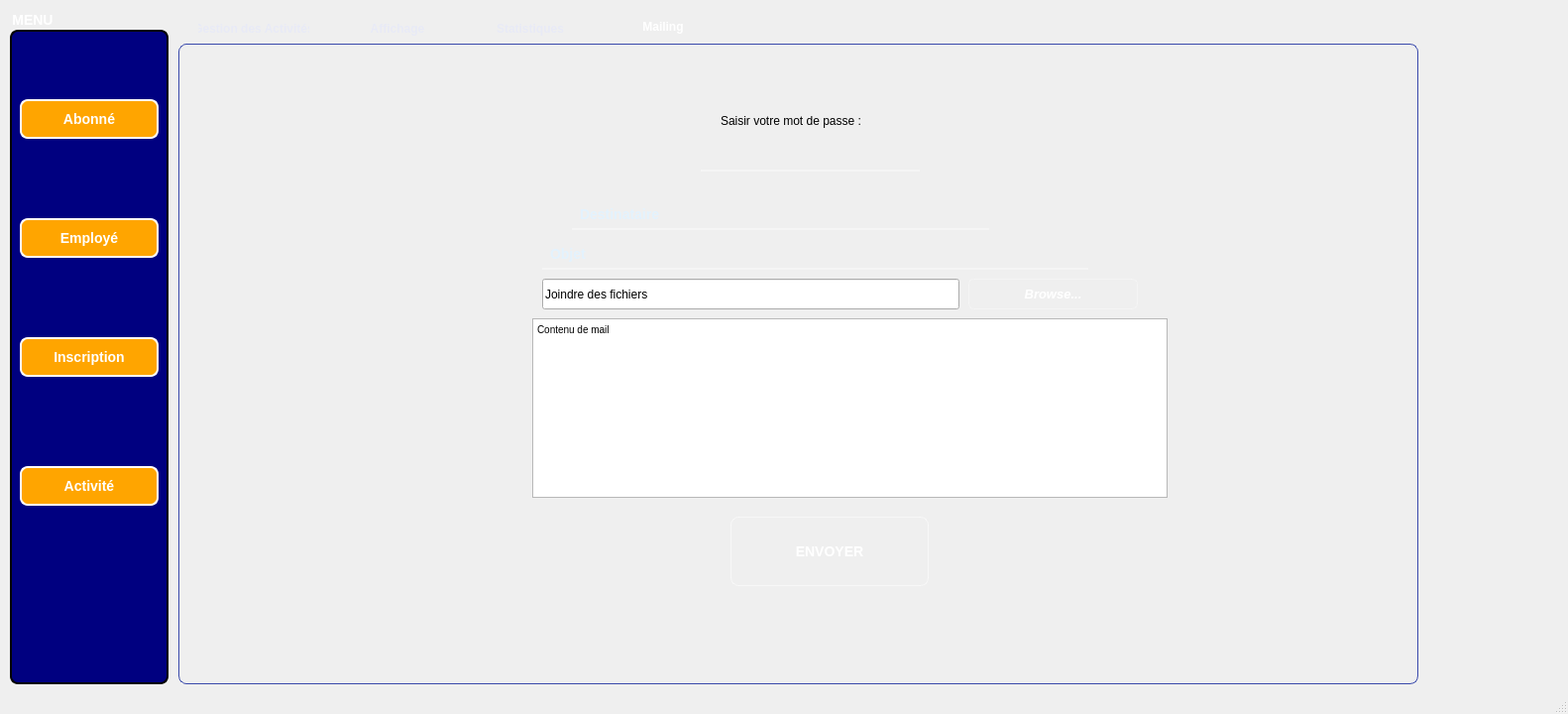
<?xml version="1.0" encoding="UTF-8"?>
<ui version="4.0">
 <class>MainWindow</class>
 <widget class="QMainWindow" name="MainWindow">
  <property name="geometry">
   <rect>
    <x>0</x>
    <y>0</y>
    <width>1582</width>
    <height>720</height>
   </rect>
  </property>
  <property name="windowTitle">
   <string>Gestion - Application</string>
  </property>
  <widget class="QWidget" name="centralwidget">
   <widget class="QGroupBox" name="groupBox_menu">
    <property name="geometry">
     <rect>
      <x>10</x>
      <y>10</y>
      <width>160</width>
      <height>680</height>
     </rect>
    </property>
    <property name="styleSheet">
     <string notr="true">QGroupBox {
background-color: rgb(0, 0, 128);
border: 2px solid black;
border-radius: 8px;
margin-top: 20px;
color: white;
font-weight: bold;
font-size: 14px;
}
QPushButton {
    background-color: orange;
    color: white;
    border: 2px solid white;
    border-radius: 8px;
    padding: 8px 20px;
    font-size: 14px;
    font-weight: bold;
}
</string>
    </property>
    <property name="title">
     <string>MENU</string>
    </property>
    <widget class="QPushButton" name="pushButton_abonne">
     <property name="geometry">
      <rect>
       <x>10</x>
       <y>90</y>
       <width>140</width>
       <height>40</height>
      </rect>
     </property>
     <property name="text">
      <string>Abonné</string>
     </property>
    </widget>
    <widget class="QPushButton" name="pushButton_employe">
     <property name="geometry">
      <rect>
       <x>10</x>
       <y>210</y>
       <width>140</width>
       <height>40</height>
      </rect>
     </property>
     <property name="text">
      <string>Employé</string>
     </property>
    </widget>
    <widget class="QPushButton" name="pushButton_inscription_menu">
     <property name="geometry">
      <rect>
       <x>10</x>
       <y>330</y>
       <width>140</width>
       <height>40</height>
      </rect>
     </property>
     <property name="text">
      <string>Inscription</string>
     </property>
    </widget>
    <widget class="QPushButton" name="pushButton_activite">
     <property name="geometry">
      <rect>
       <x>10</x>
       <y>460</y>
       <width>140</width>
       <height>40</height>
      </rect>
     </property>
     <property name="text">
      <string>Activité</string>
     </property>
    </widget>
   </widget>
   <widget class="QTabWidget" name="tabWidget_main">
    <property name="geometry">
     <rect>
      <x>180</x>
      <y>10</y>
      <width>1251</width>
      <height>680</height>
     </rect>
    </property>
    <property name="styleSheet">
     <string notr="true">QTabWidget::pane {
    border: 1px solid #3949ab;
    background: qlineargradient(
        spread:pad,
        x1:0, y1:0, x2:1, y2:1,
        stop:0 #283593,
        stop:1 #7b1fa2
    );
    border-radius: 8px;
    padding: 6px;
}

QTabBar::tab {
    background: qlineargradient(
        spread:pad,
        x1:0, y1:0, x2:1, y2:0,
        stop:0 #3949ab,
        stop:1 #5e35b1
    );
    color: #e8eaf6;
    padding: 8px 20px;
    border-top-left-radius: 6px;
    border-top-right-radius: 6px;
    margin-right: 4px;
    font-weight: 600;
    min-width: 90px;
}

QTabBar::tab:selected {
    background: qlineargradient(
        spread:pad,
        x1:0, y1:0, x2:1, y2:0,
        stop:0 #5e35b1,
        stop:1 #7e57c2
    );
    color: white;
}

QTabBar::tab:hover {
    background: qlineargradient(
        spread:pad,
        x1:0, y1:0, x2:1, y2:0,
        stop:0 #536dfe,
        stop:1 #7c4dff
    );
    color: white;
}

QTabBar::tab:!selected {
    margin-top: 4px;
}</string>
    </property>
    <property name="currentIndex">
     <number>3</number>
    </property>
    <widget class="QWidget" name="tab_activites">
     <attribute name="title">
      <string>Gestion des Activités</string>
     </attribute>
     <widget class="QGroupBox" name="groupBox_form">
      <property name="geometry">
       <rect>
        <x>10</x>
        <y>9</y>
        <width>1221</width>
        <height>641</height>
       </rect>
      </property>
      <property name="font">
       <font>
        <family>Sitka</family>
        <pointsize>-1</pointsize>
        <bold>true</bold>
       </font>
      </property>
      <property name="styleSheet">
       <string notr="true">QGroupBox {
    background: qlineargradient(
        spread:pad, 
        x1:0, y1:0, x2:1, y2:1,
        stop:0 #4facfe,
        stop:1 #00f2fe
    );
    border: 1.8px solid #1a73e8;
    border-radius: 10px;
    margin-top: 25px;
    
    color: white;
    font-weight: bold;
    font-size: 15px;

    padding: 10px;
}

QGroupBox::title {
    subcontrol-origin: margin;
    subcontrol-position: top center;

    padding: 4px 12px;
    border-radius: 8px;

    background: qlineargradient(
        spread:pad, 
        x1:0, y1:0, x2:1, y2:0,
        stop:0 #2196f3,
        stop:1 #21cbf3
    );
    color: white;

    border: 1px solid rgba(255,255,255,0.4);
}

/* Icône dans le titre (depuis Imgur) */
QGroupBox::title {
    padding-left: 26px;
    background-image: url(&quot;https://i.imgur.com/4AiXzf8.png&quot;);
    background-repeat: no-repeat;
    background-position: 6px center;
}</string>
      </property>
      <property name="title">
       <string>Gestion des Activités</string>
      </property>
      <widget class="QLabel" name="label_idActivite">
       <property name="geometry">
        <rect>
         <x>40</x>
         <y>70</y>
         <width>151</width>
         <height>31</height>
        </rect>
       </property>
       <property name="styleSheet">
        <string notr="true">QLabel {
	font: 12pt &quot;Segoe UI&quot;;
    color: #e3f2fd;
    font-size: 15px;
	font: 600 9pt &quot;Segoe UI&quot;;
}

QLabel[role=&quot;title&quot;],
QLabel#titleLabel {
    font-size: 20px;
    font-weight: bold;
    color: white;
}

QLabel#errorLabel {
    color: #ff5252;
    font-weight: bold;
}</string>
       </property>
       <property name="text">
        <string>ID Activité</string>
       </property>
      </widget>
      <widget class="QLineEdit" name="lineEdit_idActivite">
       <property name="geometry">
        <rect>
         <x>200</x>
         <y>70</y>
         <width>180</width>
         <height>30</height>
        </rect>
       </property>
       <property name="styleSheet">
        <string notr="true">QLineEdit {
    background: rgba(255, 255, 255, 0.9);
    color: #0f172a;
    border-radius: 6px;
    border: 1px solid #90caf9;
    padding: 4px 8px;
    font-size: 13px;
}

QLineEdit:focus {
    border: 1px solid #1e88e5;
    background: #f5fbff;
}

QLineEdit:disabled {
    background: #e0e0e0;
    color: #757575;
    border: 1px solid #bdbdbd;
}</string>
       </property>
      </widget>
      <widget class="QLabel" name="label_nom">
       <property name="geometry">
        <rect>
         <x>40</x>
         <y>110</y>
         <width>150</width>
         <height>30</height>
        </rect>
       </property>
       <property name="styleSheet">
        <string notr="true">QLabel {
	font: 12pt &quot;Segoe UI&quot;;
    color: #e3f2fd;
    font-size: 15px;
	font: 600 9pt &quot;Segoe UI&quot;;
}

QLabel[role=&quot;title&quot;],
QLabel#titleLabel {
    font-size: 20px;
    font-weight: bold;
    color: white;
}

QLabel#errorLabel {
    color: #ff5252;
    font-weight: bold;
}</string>
       </property>
       <property name="text">
        <string>Nom</string>
       </property>
      </widget>
      <widget class="QLineEdit" name="lineEdit_nom">
       <property name="geometry">
        <rect>
         <x>200</x>
         <y>110</y>
         <width>180</width>
         <height>30</height>
        </rect>
       </property>
       <property name="styleSheet">
        <string notr="true">QLineEdit {
    background: rgba(255, 255, 255, 0.9);
    color: #0f172a;
    border-radius: 6px;
    border: 1px solid #90caf9;
    padding: 4px 8px;
    font-size: 13px;
}

QLineEdit:focus {
    border: 1px solid #1e88e5;
    background: #f5fbff;
}

QLineEdit:disabled {
    background: #e0e0e0;
    color: #757575;
    border: 1px solid #bdbdbd;
}</string>
       </property>
      </widget>
      <widget class="QLabel" name="label_description">
       <property name="geometry">
        <rect>
         <x>40</x>
         <y>160</y>
         <width>150</width>
         <height>30</height>
        </rect>
       </property>
       <property name="styleSheet">
        <string notr="true">QLabel {
	font: 12pt &quot;Segoe UI&quot;;
    color: #e3f2fd;
    font-size: 15px;
	font: 600 9pt &quot;Segoe UI&quot;;
}

QLabel[role=&quot;title&quot;],
QLabel#titleLabel {
    font-size: 20px;
    font-weight: bold;
    color: white;
}

QLabel#errorLabel {
    color: #ff5252;
    font-weight: bold;
}</string>
       </property>
       <property name="text">
        <string>Description</string>
       </property>
      </widget>
      <widget class="QTextEdit" name="textEdit_description">
       <property name="geometry">
        <rect>
         <x>200</x>
         <y>150</y>
         <width>221</width>
         <height>71</height>
        </rect>
       </property>
       <property name="styleSheet">
        <string notr="true">color: rgb(255, 255, 255);
background-color: rgb(255, 255, 255);</string>
       </property>
      </widget>
      <widget class="QLabel" name="label_duree">
       <property name="geometry">
        <rect>
         <x>40</x>
         <y>240</y>
         <width>150</width>
         <height>30</height>
        </rect>
       </property>
       <property name="styleSheet">
        <string notr="true">QLabel {
	font: 12pt &quot;Segoe UI&quot;;
    color: #e3f2fd;
    font-size: 15px;
	font: 600 9pt &quot;Segoe UI&quot;;
}

QLabel[role=&quot;title&quot;],
QLabel#titleLabel {
    font-size: 20px;
    font-weight: bold;
    color: white;
}

QLabel#errorLabel {
    color: #ff5252;
    font-weight: bold;
}</string>
       </property>
       <property name="text">
        <string>Durée séance</string>
       </property>
      </widget>
      <widget class="QLineEdit" name="lineEdit_duree">
       <property name="geometry">
        <rect>
         <x>200</x>
         <y>240</y>
         <width>180</width>
         <height>30</height>
        </rect>
       </property>
       <property name="styleSheet">
        <string notr="true">QLineEdit {
    background: rgba(255, 255, 255, 0.9);
    color: #0f172a;
    border-radius: 6px;
    border: 1px solid #90caf9;
    padding: 4px 8px;
    font-size: 13px;
}

QLineEdit:focus {
    border: 1px solid #1e88e5;
    background: #f5fbff;
}

QLineEdit:disabled {
    background: #e0e0e0;
    color: #757575;
    border: 1px solid #bdbdbd;
}</string>
       </property>
      </widget>
      <widget class="QLabel" name="label_lieu">
       <property name="geometry">
        <rect>
         <x>40</x>
         <y>290</y>
         <width>150</width>
         <height>30</height>
        </rect>
       </property>
       <property name="styleSheet">
        <string notr="true">QLabel {
	font: 12pt &quot;Segoe UI&quot;;
    color: #e3f2fd;
    font-size: 15px;
	font: 600 9pt &quot;Segoe UI&quot;;
}

QLabel[role=&quot;title&quot;],
QLabel#titleLabel {
    font-size: 20px;
    font-weight: bold;
    color: white;
}

QLabel#errorLabel {
    color: #ff5252;
    font-weight: bold;
}</string>
       </property>
       <property name="text">
        <string>Lieu</string>
       </property>
      </widget>
      <widget class="QLineEdit" name="lineEdit_lieu">
       <property name="geometry">
        <rect>
         <x>200</x>
         <y>290</y>
         <width>180</width>
         <height>30</height>
        </rect>
       </property>
       <property name="styleSheet">
        <string notr="true">QLineEdit {
    background: rgba(255, 255, 255, 0.9);
    color: #0f172a;
    border-radius: 6px;
    border: 1px solid #90caf9;
    padding: 4px 8px;
    font-size: 13px;
}

QLineEdit:focus {
    border: 1px solid #1e88e5;
    background: #f5fbff;
}

QLineEdit:disabled {
    background: #e0e0e0;
    color: #757575;
    border: 1px solid #bdbdbd;
}</string>
       </property>
      </widget>
      <widget class="QLabel" name="label_nbmax">
       <property name="geometry">
        <rect>
         <x>40</x>
         <y>330</y>
         <width>180</width>
         <height>30</height>
        </rect>
       </property>
       <property name="styleSheet">
        <string notr="true">QLabel {
	font: 12pt &quot;Segoe UI&quot;;
    color: #e3f2fd;
    font-size: 15px;
	font: 600 9pt &quot;Segoe UI&quot;;
}

QLabel[role=&quot;title&quot;],
QLabel#titleLabel {
    font-size: 20px;
    font-weight: bold;
    color: white;
}

QLabel#errorLabel {
    color: #ff5252;
    font-weight: bold;
}</string>
       </property>
       <property name="text">
        <string>Nb participants max</string>
       </property>
      </widget>
      <widget class="QLineEdit" name="lineEdit_nbmax">
       <property name="geometry">
        <rect>
         <x>200</x>
         <y>340</y>
         <width>180</width>
         <height>30</height>
        </rect>
       </property>
       <property name="styleSheet">
        <string notr="true">QLineEdit {
    background: rgba(255, 255, 255, 0.9);
    color: #0f172a;
    border-radius: 6px;
    border: 1px solid #90caf9;
    padding: 4px 8px;
    font-size: 13px;
}

QLineEdit:focus {
    border: 1px solid #1e88e5;
    background: #f5fbff;
}

QLineEdit:disabled {
    background: #e0e0e0;
    color: #757575;
    border: 1px solid #bdbdbd;
}</string>
       </property>
      </widget>
      <widget class="QLabel" name="label_responsable">
       <property name="geometry">
        <rect>
         <x>40</x>
         <y>390</y>
         <width>150</width>
         <height>30</height>
        </rect>
       </property>
       <property name="font">
        <font>
         <family>Segoe UI</family>
         <pointsize>9</pointsize>
         <italic>false</italic>
         <fontweight>DemiBold</fontweight>
        </font>
       </property>
       <property name="styleSheet">
        <string notr="true">QLabel {
	font: 12pt &quot;Segoe UI&quot;;
    color: #e3f2fd;
    font-size: 15px;
	font: 600 9pt &quot;Segoe UI&quot;;
}

QLabel[role=&quot;title&quot;],
QLabel#titleLabel {
    font-size: 20px;
    font-weight: bold;
    color: white;
}

QLabel#errorLabel {
    color: #ff5252;
    font-weight: bold;
}</string>
       </property>
       <property name="text">
        <string>Responsable</string>
       </property>
      </widget>
      <widget class="QLineEdit" name="lineEdit_responsable">
       <property name="geometry">
        <rect>
         <x>200</x>
         <y>390</y>
         <width>180</width>
         <height>30</height>
        </rect>
       </property>
       <property name="styleSheet">
        <string notr="true">QLineEdit {
    background: rgba(255, 255, 255, 0.9);
    color: #0f172a;
    border-radius: 6px;
    border: 1px solid #90caf9;
    padding: 4px 8px;
    font-size: 13px;
}

QLineEdit:focus {
    border: 1px solid #1e88e5;
    background: #f5fbff;
}

QLineEdit:disabled {
    background: #e0e0e0;
    color: #757575;
    border: 1px solid #bdbdbd;
}</string>
       </property>
      </widget>
      <widget class="QPushButton" name="pushButton_ajouter">
       <property name="geometry">
        <rect>
         <x>40</x>
         <y>470</y>
         <width>140</width>
         <height>40</height>
        </rect>
       </property>
       <property name="styleSheet">
        <string notr="true">QPushButton {
    background: qlineargradient(
        spread:pad,
        x1:0, y1:0, x2:1, y2:1,
        stop:0 #1e88e5,
        stop:1 #26c6da
    );
    color: white;
    border-radius: 8px;
    border: 1px solid rgba(255, 255, 255, 0.5);
    padding: 6px 14px;
    font-size: 14px;
    font-weight: bold;
}

QPushButton:hover {
    background: qlineargradient(
        spread:pad,
        x1:0, y1:0, x2:1, y2:1,
        stop:0 #42a5f5,
        stop:1 #4dd0e1
    );
    border: 1px solid #ffffff;
}

QPushButton:pressed {
    background: qlineargradient(
        spread:pad,
        x1:1, y1:1, x2:0, y2:0,
        stop:0 #1565c0,
        stop:1 #00838f
    );
    padding-top: 7px;
    padding-bottom: 5px;
}

QPushButton:disabled {
    background: #90a4ae;
    color: #eceff1;
    border: 1px solid #b0bec5;
}</string>
       </property>
       <property name="text">
        <string>Ajouter</string>
       </property>
      </widget>
      <widget class="QPushButton" name="pushButton_modifier">
       <property name="geometry">
        <rect>
         <x>280</x>
         <y>470</y>
         <width>140</width>
         <height>40</height>
        </rect>
       </property>
       <property name="styleSheet">
        <string notr="true">QPushButton {
    background: qlineargradient(
        spread:pad,
        x1:0, y1:0, x2:1, y2:1,
        stop:0 #1e88e5,
        stop:1 #26c6da
    );
    color: white;
    border-radius: 8px;
    border: 1px solid rgba(255, 255, 255, 0.5);
    padding: 6px 14px;
    font-size: 14px;
    font-weight: bold;
}

QPushButton:hover {
    background: qlineargradient(
        spread:pad,
        x1:0, y1:0, x2:1, y2:1,
        stop:0 #42a5f5,
        stop:1 #4dd0e1
    );
    border: 1px solid #ffffff;
}

QPushButton:pressed {
    background: qlineargradient(
        spread:pad,
        x1:1, y1:1, x2:0, y2:0,
        stop:0 #1565c0,
        stop:1 #00838f
    );
    padding-top: 7px;
    padding-bottom: 5px;
}

QPushButton:disabled {
    background: #90a4ae;
    color: #eceff1;
    border: 1px solid #b0bec5;
}</string>
       </property>
       <property name="text">
        <string>Modifier</string>
       </property>
      </widget>
      <widget class="QPushButton" name="pushButton_generateQR">
       <property name="geometry">
        <rect>
         <x>660</x>
         <y>380</y>
         <width>380</width>
         <height>40</height>
        </rect>
       </property>
       <property name="styleSheet">
        <string notr="true">QPushButton {
    /* Style de base */
    background-color: #3498db;  /* Couleur de fond bleu */
    color: #ffffff;  /* Couleur du texte blanc */
    border-radius: 15px;  /* Bords arrondis avec un rayon de 15px */
    padding: 10px 20px;  /* Marges intérieures */
    font-family: 'Arial', sans-serif;  /* Police Arial */
    font-size: 16px;  /* Taille de la police */
    border: 2px solid #2980b9;  /* Bordure avec une couleur légèrement plus foncée */
    transition: all 0.3s ease;  /* Effet de transition lisse */
}

QPushButton:hover {
    /* Effet lors du survol */
    background-color: #2980b9;  /* Couleur de fond légèrement plus foncée */
    border: 2px solid #1f618d;  /* Couleur de la bordure encore plus foncée */
}

QPushButton:pressed {
    /* Effet lors du clic */
    background-color: #1f618d;  /* Couleur de fond encore plus foncée */
    border: 2px solid #154360;  /* Bordure très foncée */
    color: #ecf0f1;  /* Légère variation de la couleur du texte */
}

QPushButton:disabled {
    /* Style du bouton désactivé */
    background-color: #bdc3c7;  /* Couleur de fond gris clair */
    color: #7f8c8d;  /* Couleur du texte gris foncé */
    border: 2px solid #95a5a6;  /* Bordure gris foncé */
}

QPushButton {
    /* Ombre portée */
    box-shadow: 2px 2px 5px rgba(0, 0, 0, 0.3);  /* Légère ombre portée */
}
</string>
       </property>
       <property name="text">
        <string>Générer un QR Code</string>
       </property>
      </widget>
      <widget class="QLabel" name="qrcodecommande">
       <property name="geometry">
        <rect>
         <x>730</x>
         <y>120</y>
         <width>200</width>
         <height>200</height>
        </rect>
       </property>
       <property name="text">
        <string/>
       </property>
      </widget>
     </widget>
    </widget>
    <widget class="QWidget" name="tab">
     <attribute name="title">
      <string>Affichage</string>
     </attribute>
     <widget class="QGroupBox" name="groupBox_table">
      <property name="geometry">
       <rect>
        <x>0</x>
        <y>-21</y>
        <width>1241</width>
        <height>661</height>
       </rect>
      </property>
      <property name="styleSheet">
       <string notr="true">
QGroupBox {
    background: qlineargradient(
        spread:pad,
        x1:0, y1:0, x2:1, y2:1,
        stop:0 #0d47a1,   /* bleu profond */
        stop:1 #00acc1    /* cyan doux */
    );
    border: 1.5px solid #0b3c91;
    border-radius: 10px;
    margin-top: 22px;

    color: #e3f2fd;
    font-weight: 600;
    font-size: 14px;

    padding: 10px 12px;
}

QGroupBox::title {
    subcontrol-origin: margin;
    subcontrol-position: top left;  /* changement : titre aligné à gauche */
    padding: 3px 12px;

    background: transparent;        /* différent de la page ajout */
    color: #ffffff;
    border: none;
    border-bottom: 2px solid rgba(255, 255, 255, 0.5);
    border-radius: 0;
}</string>
      </property>
      <property name="title">
       <string>Liste des Activités</string>
      </property>
      <widget class="QLineEdit" name="lineEdit_search">
       <property name="geometry">
        <rect>
         <x>20</x>
         <y>30</y>
         <width>380</width>
         <height>32</height>
        </rect>
       </property>
       <property name="styleSheet">
        <string notr="true">

QLineEdit {
    background: transparent;                       /* plus de bloc blanc */
    border: none;
    border-bottom: 2px solid rgba(227, 242, 253, 0.7);
    border-radius: 0;
    padding: 2px 3px;
    color: #e3f2fd;
    font-size: 13px;
}

QLineEdit:focus {
    border-bottom: 2px solid #29b6f6;             /* bleu clair focus */
    background: rgba(255, 255, 255, 0.04);        /* très léger voile */
}

QLineEdit:disabled {
    border-bottom: 2px solid rgba(176, 190, 197, 0.7);
    color: #b0bec5;
    background: transparent;
}</string>
       </property>
       <property name="placeholderText">
        <string>Recherche par nom ou ID</string>
       </property>
      </widget>
      <widget class="QLabel" name="label_statsLabel">
       <property name="geometry">
        <rect>
         <x>1040</x>
         <y>40</y>
         <width>110</width>
         <height>20</height>
        </rect>
       </property>
       <property name="text">
        <string>Total activités</string>
       </property>
      </widget>
      <widget class="QLabel" name="label_statsValue">
       <property name="geometry">
        <rect>
         <x>1140</x>
         <y>40</y>
         <width>80</width>
         <height>30</height>
        </rect>
       </property>
       <property name="styleSheet">
        <string notr="true">font-size: 18px; font-weight: bold;</string>
       </property>
       <property name="text">
        <string>0</string>
       </property>
       <property name="alignment">
        <set>Qt::AlignmentFlag::AlignCenter</set>
       </property>
      </widget>
      <widget class="QTableView" name="tableView_activites">
       <property name="geometry">
        <rect>
         <x>20</x>
         <y>80</y>
         <width>1181</width>
         <height>470</height>
        </rect>
       </property>
      </widget>
      <widget class="QPushButton" name="pushButton_trier">
       <property name="geometry">
        <rect>
         <x>820</x>
         <y>30</y>
         <width>140</width>
         <height>40</height>
        </rect>
       </property>
       <property name="styleSheet">
        <string notr="true">QPushButton {
    background: qlineargradient(
        spread:pad,
        x1:0, y1:0, x2:1, y2:1,
        stop:0 #1565c0,   /* bleu foncé */
        stop:1 #00bcd4    /* cyan vif */
    );
    color: white;
    border-radius: 6px;
    border: 1px solid rgba(255, 255, 255, 0.35);
    padding: 5px 12px;
    font-size: 13px;
    font-weight: 600;
}

QPushButton:hover {
    background: qlineargradient(
        spread:pad,
        x1:0, y1:0, x2:1, y2:1,
        stop:0 #1e88e5,
        stop:1 #26c6da
    );
    border: 1px solid rgba(255, 255, 255, 0.7);
}

QPushButton:pressed {
    background: qlineargradient(
        spread:pad,
        x1:1, y1:1, x2:0, y2:0,
        stop:0 #0b3c91,
        stop:1 #00838f
    );
    padding-top: 6px;      /* petit effet “enfoncé” */
    padding-bottom: 4px;
}

QPushButton:disabled {
    background: #607d8b;
    color: #cfd8dc;
    border: 1px solid #90a4ae;
}</string>
       </property>
       <property name="text">
        <string>Trier</string>
       </property>
      </widget>
      <widget class="QComboBox" name="comboBox_tri">
       <property name="geometry">
        <rect>
         <x>610</x>
         <y>30</y>
         <width>200</width>
         <height>32</height>
        </rect>
       </property>
      </widget>
      <widget class="QPushButton" name="pushButton_export">
       <property name="geometry">
        <rect>
         <x>20</x>
         <y>570</y>
         <width>180</width>
         <height>40</height>
        </rect>
       </property>
       <property name="styleSheet">
        <string notr="true">QPushButton {
    background: qlineargradient(
        spread:pad,
        x1:0, y1:0, x2:1, y2:1,
        stop:0 #1565c0,   /* bleu foncé */
        stop:1 #00bcd4    /* cyan vif */
    );
    color: white;
    border-radius: 6px;
    border: 1px solid rgba(255, 255, 255, 0.35);
    padding: 5px 12px;
    font-size: 13px;
    font-weight: 600;
}

QPushButton:hover {
    background: qlineargradient(
        spread:pad,
        x1:0, y1:0, x2:1, y2:1,
        stop:0 #1e88e5,
        stop:1 #26c6da
    );
    border: 1px solid rgba(255, 255, 255, 0.7);
}

QPushButton:pressed {
    background: qlineargradient(
        spread:pad,
        x1:1, y1:1, x2:0, y2:0,
        stop:0 #0b3c91,
        stop:1 #00838f
    );
    padding-top: 6px;      /* petit effet “enfoncé” */
    padding-bottom: 4px;
}

QPushButton:disabled {
    background: #607d8b;
    color: #cfd8dc;
    border: 1px solid #90a4ae;
}</string>
       </property>
       <property name="text">
        <string>Exporter PDF</string>
       </property>
      </widget>
      <widget class="QPushButton" name="pushButton_refresh_table">
       <property name="geometry">
        <rect>
         <x>220</x>
         <y>570</y>
         <width>180</width>
         <height>40</height>
        </rect>
       </property>
       <property name="styleSheet">
        <string notr="true">QPushButton {
    background: qlineargradient(
        spread:pad,
        x1:0, y1:0, x2:1, y2:1,
        stop:0 #1565c0,   /* bleu foncé */
        stop:1 #00bcd4    /* cyan vif */
    );
    color: white;
    border-radius: 6px;
    border: 1px solid rgba(255, 255, 255, 0.35);
    padding: 5px 12px;
    font-size: 13px;
    font-weight: 600;
}

QPushButton:hover {
    background: qlineargradient(
        spread:pad,
        x1:0, y1:0, x2:1, y2:1,
        stop:0 #1e88e5,
        stop:1 #26c6da
    );
    border: 1px solid rgba(255, 255, 255, 0.7);
}

QPushButton:pressed {
    background: qlineargradient(
        spread:pad,
        x1:1, y1:1, x2:0, y2:0,
        stop:0 #0b3c91,
        stop:1 #00838f
    );
    padding-top: 6px;      /* petit effet “enfoncé” */
    padding-bottom: 4px;
}

QPushButton:disabled {
    background: #607d8b;
    color: #cfd8dc;
    border: 1px solid #90a4ae;
}</string>
       </property>
       <property name="text">
        <string>Rafraîchir</string>
       </property>
      </widget>
      <widget class="QPushButton" name="pushButton_supprimer">
       <property name="geometry">
        <rect>
         <x>540</x>
         <y>560</y>
         <width>200</width>
         <height>70</height>
        </rect>
       </property>
       <property name="styleSheet">
        <string notr="true">QPushButton {
	color: rgb(0, 170, 0);
    /* Style de base */
    background-color: #e74c3c;  /* Rouge vif pour attirer l'attention */
    color: #ffffff;  /* Texte blanc */
    border-radius: 25px;  /* Bords arrondis */
    padding: 10px 25px;  /* Marges intérieures */
    font-family: 'Helvetica', sans-serif;  /* Police Helvetica */
    font-size: 18px;  /* Taille de la police */
    border: none;  /* Pas de bordure */
    box-shadow: 0px 4px 10px rgba(0, 0, 0, 0.15);  /* Ombre portée légère */
    transition: background-color 0.3s ease, transform 0.2s ease;  /* Transitions pour les effets */
    min-width: 150px;  /* Largeur minimale pour uniformité */
    min-height: 50px;  /* Hauteur minimale */
}

QPushButton:hover {
    /* Effet lors du survol */
    background-color: #c0392b;  /* Rouge légèrement plus foncé */
    transform: translateY(-2px);  /* Légère translation vers le haut pour effet d'élévation */
}

QPushButton:pressed {
    /* Effet lors du clic */
    background-color: #a93226;  /* Rouge encore plus foncé */
    box-shadow: 0px 2px 5px rgba(0, 0, 0, 0.3);  /* Ombre portée réduite pour effet d'enfoncement */
    transform: translateY(0);  /* Retour à la position normale */
}

QPushButton:disabled {
    /* Style du bouton désactivé */
    background-color: #e0e0e0;  /* Gris clair */
    color: #7f8c8d;  /* Texte gris foncé */
    box-shadow: none;  /* Pas d'ombre */
    cursor: not-allowed;  /* Curseur non autorisé */
}
</string>
       </property>
       <property name="text">
        <string>Supprimer</string>
       </property>
      </widget>
     </widget>
    </widget>
    <widget class="QWidget" name="tab_statistique">
     <attribute name="title">
      <string>Statistiques</string>
     </attribute>
     <widget class="QLabel" name="label_statsLieuTitle">
      <property name="geometry">
       <rect>
        <x>530</x>
        <y>60</y>
        <width>400</width>
        <height>30</height>
       </rect>
      </property>
      <property name="styleSheet">
       <string notr="true">font-weight: bold;</string>
      </property>
      <property name="text">
       <string>Répartition par lieu</string>
      </property>
     </widget>
     <widget class="QWidget" name="widget_barChart" native="true">
      <property name="geometry">
       <rect>
        <x>20</x>
        <y>110</y>
        <width>1171</width>
        <height>220</height>
       </rect>
      </property>
     </widget>
     <widget class="QLabel" name="label_statsResponsableTitle">
      <property name="geometry">
       <rect>
        <x>510</x>
        <y>350</y>
        <width>400</width>
        <height>30</height>
       </rect>
      </property>
      <property name="styleSheet">
       <string notr="true">font-weight: bold;</string>
      </property>
      <property name="text">
       <string>Répartition par responsable</string>
      </property>
     </widget>
     <widget class="QWidget" name="widget_pieChart" native="true">
      <property name="geometry">
       <rect>
        <x>20</x>
        <y>390</y>
        <width>1181</width>
        <height>200</height>
       </rect>
      </property>
     </widget>
     <widget class="QPushButton" name="pushButton_refresh_stats">
      <property name="geometry">
       <rect>
        <x>20</x>
        <y>600</y>
        <width>200</width>
        <height>40</height>
       </rect>
      </property>
      <property name="text">
       <string>Rafraîchir les statistiques</string>
      </property>
     </widget>
     <widget class="QLabel" name="label_totalActivites">
      <property name="geometry">
       <rect>
        <x>30</x>
        <y>10</y>
        <width>63</width>
        <height>20</height>
       </rect>
      </property>
      <property name="text">
       <string>TextLabel</string>
      </property>
     </widget>
    </widget>
    <widget class="QWidget" name="tab_2">
     <attribute name="title">
      <string>Mailing</string>
     </attribute>
     <widget class="QPushButton" name="sendBtn">
      <property name="geometry">
       <rect>
        <x>550</x>
        <y>470</y>
        <width>200</width>
        <height>70</height>
       </rect>
      </property>
      <property name="styleSheet">
       <string notr="true">QPushButton {
    background: qlineargradient(
        spread:pad,
        x1:0, y1:0, x2:1, y2:0,
        stop:0 #1e88e5,
        stop:1 #26c6da
    );
    color: white;
    border-radius: 8px;
    border: 1px solid rgba(255,255,255,0.5);
    padding: 8px 18px;
    font-size: 14px;
    font-weight: bold;
}

QPushButton:hover {
    background: qlineargradient(
        spread:pad,
        x1:0, y1:0, x2:1, y2:0,
        stop:0 #42a5f5,
        stop:1 #4dd0e1
    );
    border: 1px solid white;
}

QPushButton:pressed {
    background: qlineargradient(
        spread:pad,
        x1:1, y1:1, x2:0, y2:0,
        stop:0 #1565c0,
        stop:1 #00838f
    );
    padding-top: 9px;
    padding-bottom: 7px;
}</string>
      </property>
      <property name="text">
       <string>ENVOYER</string>
      </property>
      <property name="icon">
       <iconset>
        <normaloff>:/ImgSrc/mail.png</normaloff>:/ImgSrc/mail.png</iconset>
      </property>
      <property name="iconSize">
       <size>
        <width>29</width>
        <height>29</height>
       </size>
      </property>
     </widget>
     <widget class="QPushButton" name="browseBtn">
      <property name="geometry">
       <rect>
        <x>790</x>
        <y>230</y>
        <width>171</width>
        <height>31</height>
       </rect>
      </property>
      <property name="font">
       <font>
        <pointsize>-1</pointsize>
        <italic>true</italic>
        <fontweight>DemiBold</fontweight>
       </font>
      </property>
      <property name="styleSheet">
       <string notr="true">QPushButton {
    background: qlineargradient(
        spread:pad,
        x1:0, y1:0, x2:1, y2:1,
        stop:0 #455a64,
        stop:1 #607d8b
    );
    color: white;
    border-radius: 6px;
    border: 1px solid rgba(255,255,255,0.3);
    padding: 6px 14px;
    font-size: 13px;
    font-weight: 600;
}

QPushButton:hover {
    background: qlineargradient(
        spread:pad,
        x1:0, y1:0, x2:1, y2:1,
        stop:0 #546e7a,
        stop:1 #78909c
    );
}

QPushButton:pressed {
    background: qlineargradient(
        spread:pad,
        x1:1, y1:1, x2:0, y2:0,
        stop:0 #37474f,
        stop:1 #455a64
    );
}</string>
      </property>
      <property name="text">
       <string>Browse...</string>
      </property>
      <property name="icon">
       <iconset>
        <normaloff>:/ImgSrc/browse.png</normaloff>:/ImgSrc/browse.png</iconset>
      </property>
     </widget>
     <widget class="QLabel" name="label_20">
      <property name="geometry">
       <rect>
        <x>540</x>
        <y>60</y>
        <width>181</width>
        <height>21</height>
       </rect>
      </property>
      <property name="styleSheet">
       <string notr="true">color: rgb(0, 0, 0);
font: 75 italic 9pt &quot;Rockwell&quot;;</string>
      </property>
      <property name="text">
       <string>Saisir votre mot de passe :</string>
      </property>
     </widget>
     <widget class="QTextEdit" name="msg">
      <property name="geometry">
       <rect>
        <x>350</x>
        <y>270</y>
        <width>641</width>
        <height>181</height>
       </rect>
      </property>
      <property name="styleSheet">
       <string notr="true">QLineEdit {
    background: transparent;
    border: none;
    border-bottom: 2px solid rgba(255,255,255,0.35);
    color: #e3f2fd;
    padding: 4px 6px;
    font-size: 14px;
    font-weight: 500;
    selection-background-color: #26c6da;
    selection-color: black;
}

QLineEdit:focus {
    border-bottom: 2px solid #26c6da;
    background: rgba(255,255,255,0.05);
}

QLineEdit:disabled {
    border-bottom: 2px solid rgba(200,200,200,0.2);
    color: #b0bec5;
}

QLineEdit::placeholder {
    color: rgba(255,255,255,0.45);
    font-style: italic;
}</string>
      </property>
      <property name="html">
       <string>&lt;!DOCTYPE HTML PUBLIC &quot;-//W3C//DTD HTML 4.0//EN&quot; &quot;http://www.w3.org/TR/REC-html40/strict.dtd&quot;&gt;
&lt;html&gt;&lt;head&gt;&lt;meta name=&quot;qrichtext&quot; content=&quot;1&quot; /&gt;&lt;meta charset=&quot;utf-8&quot; /&gt;&lt;style type=&quot;text/css&quot;&gt;
p, li { white-space: pre-wrap; }
hr { height: 1px; border-width: 0; }
li.unchecked::marker { content: &quot;\2610&quot;; }
li.checked::marker { content: &quot;\2612&quot;; }
&lt;/style&gt;&lt;/head&gt;&lt;body style=&quot; font-family:'Segoe UI'; font-size:9pt; font-weight:400; font-style:normal;&quot;&gt;
&lt;p style=&quot; margin-top:0px; margin-bottom:0px; margin-left:0px; margin-right:0px; -qt-block-indent:0; text-indent:0px;&quot;&gt;&lt;span style=&quot; font-family:'MS Shell Dlg 2'; font-size:7.8pt;&quot;&gt;Contenu de mail&lt;/span&gt;&lt;/p&gt;&lt;/body&gt;&lt;/html&gt;</string>
      </property>
     </widget>
     <widget class="QLineEdit" name="file">
      <property name="geometry">
       <rect>
        <x>360</x>
        <y>230</y>
        <width>421</width>
        <height>31</height>
       </rect>
      </property>
      <property name="text">
       <string>Joindre des fichiers</string>
      </property>
     </widget>
     <widget class="QLineEdit" name="mail_pass">
      <property name="geometry">
       <rect>
        <x>520</x>
        <y>100</y>
        <width>221</width>
        <height>22</height>
       </rect>
      </property>
      <property name="styleSheet">
       <string notr="true">QLineEdit {
    background: transparent;
    border: none;
    border-bottom: 2px solid rgba(255,255,255,0.35);
    color: #e3f2fd;
    padding: 4px 6px;
    font-size: 14px;
    font-weight: 500;
    selection-background-color: #26c6da;
    selection-color: black;
}

QLineEdit:focus {
    border-bottom: 2px solid #26c6da;
    background: rgba(255,255,255,0.05);
}

QLineEdit:disabled {
    border-bottom: 2px solid rgba(200,200,200,0.2);
    color: #b0bec5;
}

QLineEdit::placeholder {
    color: rgba(255,255,255,0.45);
    font-style: italic;
}</string>
      </property>
      <property name="text">
       <string/>
      </property>
      <property name="echoMode">
       <enum>QLineEdit::EchoMode::Password</enum>
      </property>
     </widget>
     <widget class="QLineEdit" name="rcpt">
      <property name="geometry">
       <rect>
        <x>390</x>
        <y>150</y>
        <width>421</width>
        <height>31</height>
       </rect>
      </property>
      <property name="styleSheet">
       <string notr="true">QLineEdit {
    background: transparent;
    border: none;
    border-bottom: 2px solid rgba(255,255,255,0.35);
    color: #e3f2fd;
    padding: 4px 6px;
    font-size: 14px;
    font-weight: 500;
    selection-background-color: #26c6da;
    selection-color: black;
}

QLineEdit:focus {
    border-bottom: 2px solid #26c6da;
    background: rgba(255,255,255,0.05);
}

QLineEdit:disabled {
    border-bottom: 2px solid rgba(200,200,200,0.2);
    color: #b0bec5;
}

QLineEdit::placeholder {
    color: rgba(255,255,255,0.45);
    font-style: italic;
}</string>
      </property>
      <property name="text">
       <string>Destinataire</string>
      </property>
     </widget>
     <widget class="QLineEdit" name="subject">
      <property name="geometry">
       <rect>
        <x>360</x>
        <y>190</y>
        <width>551</width>
        <height>31</height>
       </rect>
      </property>
      <property name="styleSheet">
       <string notr="true">QLineEdit {
    background: transparent;
    border: none;
    border-bottom: 2px solid rgba(255,255,255,0.35);
    color: #e3f2fd;
    padding: 4px 6px;
    font-size: 14px;
    font-weight: 500;
    selection-background-color: #26c6da;
    selection-color: black;
}

QLineEdit:focus {
    border-bottom: 2px solid #26c6da;
    background: rgba(255,255,255,0.05);
}

QLineEdit:disabled {
    border-bottom: 2px solid rgba(200,200,200,0.2);
    color: #b0bec5;
}

QLineEdit::placeholder {
    color: rgba(255,255,255,0.45);
    font-style: italic;
}</string>
      </property>
      <property name="text">
       <string>Objet</string>
      </property>
     </widget>
    </widget>
   </widget>
  </widget>
  <widget class="QMenuBar" name="menubar">
   <property name="geometry">
    <rect>
     <x>0</x>
     <y>0</y>
     <width>1582</width>
     <height>25</height>
    </rect>
   </property>
  </widget>
  <widget class="QStatusBar" name="statusbar"/>
 </widget>
 <resources/>
 <connections/>
</ui>
